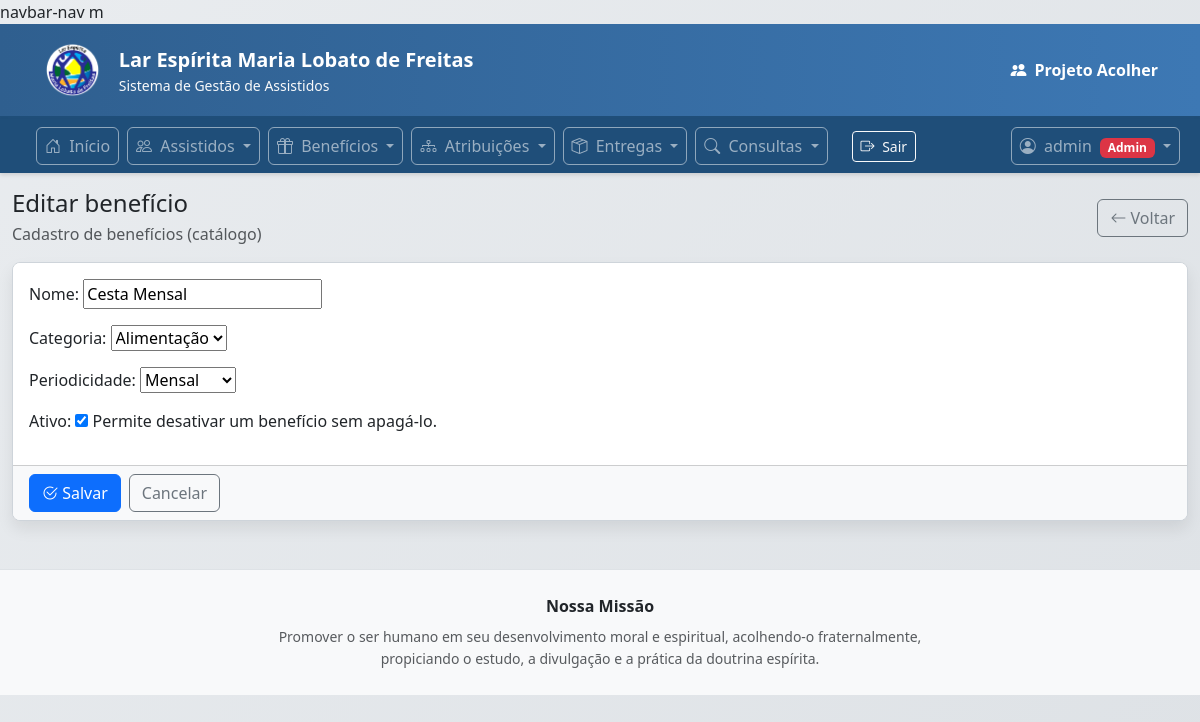
/operacoes/beneficios/4/editar/ (signed in), run on the app's committed database.
### apps/beneficios/models.py (models this page shows, shortened)
class Beneficio(models.Model):
    nome = models.CharField(max_length=120, unique=True)
    categoria = models.CharField(
        max_length=20,
        choices=CategoriaBeneficio.choices,
    )
    periodicidade = models.CharField(
        max_length=20,
        choices=PeriodicidadeBeneficio.choices,
    )
    ativo = models.BooleanField(
        default=True,
        help_text="Permite desativar um benefício sem apagá-lo.",
    )
    class Meta:
        ordering = ["categoria", "nome"]

### apps/operacoes/beneficios/views.py (the view)
# urls.py: path("<int:id>/editar/", views.beneficio_update, name="beneficio_update"),
@login_required
def beneficio_update(request, id):
    if not pode_editar(request.user):
        return HttpResponseForbidden("Sem permissão.")
    beneficio = get_object_or_404(Beneficio, id=id)
    if request.method == "POST":
        form = BeneficioForm(request.POST, instance=beneficio)
        if form.is_valid():
            form.save()
            return redirect("beneficios:beneficio_detail", id=beneficio.id)
    else:
        form = BeneficioForm(instance=beneficio)
    return render(
        request,
        "operacoes/beneficios/form.html",
        {"form": form, "modo": "editar", "beneficio": beneficio, "pode_editar": True},
    )

### apps/operacoes/beneficios/forms.py
class BeneficioForm(forms.ModelForm):
    class Meta:
        model = Beneficio
        fields = "__all__"

### apps/operacoes/context_processors.py (called while the page is built)
def operacoes_permissoes(request):
    user = getattr(request, "user", None)
    if user and user.is_authenticated:
        return {
            "pode_ver": pode_ver(user),
            "pode_editar": pode_editar(user),
            "pode_deletar": pode_deletar(user),
        }
    return {
        "pode_ver": False,
        "pode_editar": False,
        "pode_deletar": False,
    }

### apps/operacoes/permissoes.py (called while the page is built)
def is_consultor(user):
    return user.groups.filter(name="Consultor").exists()

def is_supervisor(user):
    return user.groups.filter(name="Supervisor").exists()

def is_operador(user):
    return user.groups.filter(name="Operador").exists()

def pode_ver(user):
    return is_consultor(user) or is_operador(user) or is_supervisor(user) or user.is_superuser

def pode_editar(user):
    return is_operador(user) or is_supervisor(user) or user.is_superuser

def pode_deletar(user):
    return is_supervisor(user) or user.is_superuser

### apps/operacoes/templates/operacoes/beneficios/form.html (shortened to what this page needs)
{% extends "operacoes/base.html" %}
{% block content %}
<div class="d-flex flex-wrap justify-content-between align-items-center gap-2 mb-3">
  <div>
    <h1 class="h4 mb-1">
      {% if modo == "novo" %}Novo benefício{% else %}Editar benefício{% endif %}
    </h1>
    <p class="text-muted mb-0">Cadastro de benefícios (catálogo)</p>
  </div>
  <a class="btn btn-outline-secondary" href="{% url 'beneficios:beneficio_lista' %}">
    <i class="bi bi-arrow-left"></i> Voltar
  </a>
</div>
<form method="post" class="card shadow-sm">
  <div class="card-body">
    {{ form.as_p }}
  </div>
  <div class="card-footer bg-body-tertiary d-flex flex-wrap gap-2">
    <button type="submit" class="btn btn-primary">
      <i class="bi bi-check2-circle"></i> Salvar
    </button>
    <a class="btn btn-outline-secondary" href="{% url 'beneficios:beneficio_lista' %}">
      Cancelar
    </a>
  </div>
</form>
{% endblock %}

### apps/operacoes/templates/operacoes/base.html (shortened to what this page needs)
<!DOCTYPE html>
<html lang="pt-br">
{% load static %}
<head>
    <link href="https://cdn.jsdelivr.net/npm/bootstrap@5.3.0/dist/css/bootstrap.min.css" rel="stylesheet">
    <link rel="stylesheet" href="https://cdn.jsdelivr.net/npm/bootstrap-icons@1.10.0/font/bootstrap-icons.css">
</head>
navbar-nav m<body>
    <div class="header-institucional">
        <div class="container py-3">
            <div class="d-flex align-items-center justify-content-between flex-wrap gap-2">
                <div class="d-flex align-items-center gap-3">
                    <img src="{% static 'img/logo.png' %}"
                         alt="Lar Espírita Maria Lobato de Freitas"
                         style="height:60px; width:auto;">
                    <div>
                        <div class="fw-semibold fs-5 text-white">
                            Lar Espírita Maria Lobato de Freitas
                        </div>
                        <div class="small text-light">
                            Sistema de Gestão de Assistidos
                        </div>
                    </div>
                </div>
                <a class="brand-link fw-bold text-white d-inline-flex align-items-center"
                   href="{% url 'operacoes_home' %}">
                    <i class="bi bi-people-fill me-2"></i>
                    Projeto Acolher
                </a>
            </div>
        </div>
    </div>
    <nav class="navbar navbar-expand-lg navbar-dark navbar-institucional">
        <div class="container-fluid">
            <div class="collapse navbar-collapse" id="navbarMain">
                <ul class="navbar-nav ms-4 me-auto">
                    <li class="nav-item">
                        <a class="nav-link" href="{% url 'operacoes_home' %}">
                            <i class="bi bi-house-door me-1"></i> Início
                        </a>
                    </li>
                    {% if user.is_authenticated and pode_ver %}
                    <li class="nav-item dropdown">
                        <a class="nav-link dropdown-toggle" href="#" role="button" data-bs-toggle="dropdown"
                            aria-expanded="false">
                            <i class="bi bi-people me-1"></i> Assistidos
                        </a>
                    </li>
                    {% endif %}
                    {% if user.is_authenticated and pode_ver %}
                    <li class="nav-item dropdown">
                        <a class="nav-link dropdown-toggle" href="#" role="button" data-bs-toggle="dropdown"
                            aria-expanded="false">
                            <i class="bi bi-gift me-1"></i> Benefícios
                        </a>
                    </li>
                    {% endif %}
                    {% if user.is_authenticated and pode_ver %}
                    <li class="nav-item dropdown">
                        <a class="nav-link dropdown-toggle" href="#" role="button" data-bs-toggle="dropdown"
                            aria-expanded="false">
                            <i class="bi bi-diagram-3 me-1"></i> Atribuições
                        </a>
                    </li>
                    {% endif %}
                    {% if user.is_authenticated and pode_ver %}
                    <li class="nav-item dropdown">
                        <a class="nav-link dropdown-toggle" href="#" role="button" data-bs-toggle="dropdown"
                            aria-expanded="false">
                            <i class="bi bi-box-seam me-1"></i> Entregas
                        </a>
                    </li>
                    {% endif %}
                    {% if user.is_authenticated and pode_ver %}
                    <li class="nav-item dropdown">
                        <a class="nav-link dropdown-toggle" href="#" role="button" data-bs-toggle="dropdown"
                            aria-expanded="false">
                            <i class="bi bi-search me-1"></i> Consultas
                        </a>
                    </li>
                    <li class="nav-item d-flex align-items-center ms-3">
                        <form method="post" action="/accounts/logout/" class="m-0">
                            <button type="submit" class="btn btn-outline-light btn-sm">
                                <i class="bi bi-box-arrow-right me-1"></i> Sair
                            </button>
                        </form>
                    </li>
                    {% endif %}
                </ul>
                <ul class="navbar-nav">
                    {% if user.is_authenticated %}
                    <li class="nav-item dropdown">
                        <a class="nav-link dropdown-toggle" href="#" role="button" data-bs-toggle="dropdown"
                            aria-expanded="false">
                            <i class="bi bi-person-circle me-1"></i> {{ user.username }}
                            {% if user.is_superuser %}
                            <span class="badge bg-danger ms-1">Admin</span>
                            {% elif pode_deletar %}
                            <span class="badge bg-success ms-1">Gestor</span>
                            {% elif pode_editar %}
                            <span class="badge bg-secondary ms-1">Operador</span>
                            {% elif pode_ver %}
                            <span class="badge bg-info text-dark ms-1">Consultor</span>
                            {% endif %}
                        </a>
                    </li>
                    {% else %}
                    <li class="nav-item">
                        <a class="nav-link" href="/accounts/login/">
                            <i class="bi bi-box-arrow-in-right me-1"></i> Entrar
                        </a>
                    </li>
                    {% endif %}
                </ul>
            </div>
        </div>
    </nav>
    <div class="container-fluid mt-3">
        {% block content %}
        {% endblock %}
    </div>
    <footer class="mt-5 border-top bg-light">
        <div class="container py-4 text-center">
            <div class="fw-semibold mb-2">Nossa Missão</div>
            <div class="col-lg-8 col-xl-7 mx-auto small text-muted" style="line-height:1.6;">
                Promover o ser humano em seu desenvolvimento moral e espiritual,
                acolhendo-o fraternalmente, propiciando o estudo, a divulgação
                e a prática da doutrina espírita.
            </div>
        </div>
    </footer>
</body>
</html>

### apps/operacoes/templates/operacoes/base.html (style rules this page uses)
body { background: linear-gradient(135deg, #e9ecef 0%, #dee2e6 100%) !important; min-height: 100vh; }
.container-fluid { background-color: transparent !important; }
.container-fluid .card { background-color: #ffffff !important; border: 1px solid #ced4da !important; box-shadow: 0 0.5rem 1rem rgba(0, 0, 0, 0.08) !important; border-radius: 0.5rem !important; overflow: hidden; }
.card-body { background-color: #ffffff !important; }
.header-institucional { background: linear-gradient(90deg, #2f5f8f 0%, #3d78b4 100%); border-bottom: 3px solid #1f4e79; }
.header-institucional .brand-link { text-decoration: none; }
.navbar-institucional { background-color: #1f4e79; box-shadow: 0 2px 4px rgba(0, 0, 0, .12); }
.navbar .nav-link { border: 1px solid rgba(255,255,255,0.5); border-radius: 6px; margin-right: 8px; padding: 6px 14px; transition: all 0.2s ease; }

### data on the page
Beneficio: nome "Cesta Mensal", categoria "Alimentação", periodicidade "Mensal", ativo "☑"

### other printed values
{{ user.username }} "admin"
